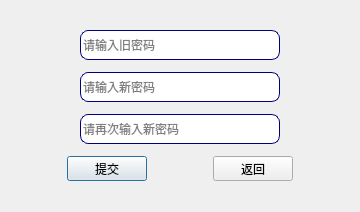
<?xml version="1.0" encoding="UTF-8"?>
<ui version="4.0">
 <class>ModifyPassword</class>
 <widget class="QDialog" name="ModifyPassword">
  <property name="geometry">
   <rect>
    <x>0</x>
    <y>0</y>
    <width>360</width>
    <height>212</height>
   </rect>
  </property>
  <property name="windowTitle">
   <string/>
  </property>
  <layout class="QVBoxLayout" name="verticalLayout">
   <item>
    <spacer name="verticalSpacer_2">
     <property name="orientation">
      <enum>Qt::Vertical</enum>
     </property>
     <property name="sizeHint" stdset="0">
      <size>
       <width>20</width>
       <height>40</height>
      </size>
     </property>
    </spacer>
   </item>
   <item>
    <layout class="QHBoxLayout" name="horizontalLayout_2">
     <property name="leftMargin">
      <number>3</number>
     </property>
     <property name="topMargin">
      <number>3</number>
     </property>
     <property name="rightMargin">
      <number>3</number>
     </property>
     <property name="bottomMargin">
      <number>3</number>
     </property>
     <item>
      <spacer name="horizontalSpacer_2">
       <property name="orientation">
        <enum>Qt::Horizontal</enum>
       </property>
       <property name="sizeHint" stdset="0">
        <size>
         <width>40</width>
         <height>20</height>
        </size>
       </property>
      </spacer>
     </item>
     <item>
      <widget class="QLineEdit" name="lineEdit">
       <property name="minimumSize">
        <size>
         <width>200</width>
         <height>30</height>
        </size>
       </property>
       <property name="maximumSize">
        <size>
         <width>200</width>
         <height>30</height>
        </size>
       </property>
       <property name="font">
        <font>
         <family>Arial</family>
        </font>
       </property>
       <property name="styleSheet">
        <string notr="true">border-radius:8px;
border-color: rgb(0, 0, 127);
border-width:1px;
border-style:solid;</string>
       </property>
       <property name="echoMode">
        <enum>QLineEdit::Password</enum>
       </property>
       <property name="placeholderText">
        <string>请输入旧密码</string>
       </property>
      </widget>
     </item>
     <item>
      <spacer name="horizontalSpacer">
       <property name="orientation">
        <enum>Qt::Horizontal</enum>
       </property>
       <property name="sizeHint" stdset="0">
        <size>
         <width>40</width>
         <height>20</height>
        </size>
       </property>
      </spacer>
     </item>
    </layout>
   </item>
   <item>
    <layout class="QHBoxLayout" name="horizontalLayout_3">
     <property name="leftMargin">
      <number>3</number>
     </property>
     <property name="topMargin">
      <number>3</number>
     </property>
     <property name="rightMargin">
      <number>3</number>
     </property>
     <property name="bottomMargin">
      <number>3</number>
     </property>
     <item>
      <spacer name="horizontalSpacer_4">
       <property name="orientation">
        <enum>Qt::Horizontal</enum>
       </property>
       <property name="sizeHint" stdset="0">
        <size>
         <width>40</width>
         <height>20</height>
        </size>
       </property>
      </spacer>
     </item>
     <item>
      <widget class="QLineEdit" name="lineEdit_2">
       <property name="minimumSize">
        <size>
         <width>200</width>
         <height>30</height>
        </size>
       </property>
       <property name="maximumSize">
        <size>
         <width>200</width>
         <height>30</height>
        </size>
       </property>
       <property name="font">
        <font>
         <family>Arial</family>
        </font>
       </property>
       <property name="styleSheet">
        <string notr="true">border-radius:8px;
border-color: rgb(0, 0, 127);
border-width:1px;
border-style:solid;</string>
       </property>
       <property name="echoMode">
        <enum>QLineEdit::Password</enum>
       </property>
       <property name="placeholderText">
        <string>请输入新密码</string>
       </property>
      </widget>
     </item>
     <item>
      <spacer name="horizontalSpacer_3">
       <property name="orientation">
        <enum>Qt::Horizontal</enum>
       </property>
       <property name="sizeHint" stdset="0">
        <size>
         <width>40</width>
         <height>20</height>
        </size>
       </property>
      </spacer>
     </item>
    </layout>
   </item>
   <item>
    <layout class="QHBoxLayout" name="horizontalLayout_4">
     <property name="leftMargin">
      <number>3</number>
     </property>
     <property name="topMargin">
      <number>3</number>
     </property>
     <property name="rightMargin">
      <number>3</number>
     </property>
     <property name="bottomMargin">
      <number>3</number>
     </property>
     <item>
      <spacer name="horizontalSpacer_6">
       <property name="orientation">
        <enum>Qt::Horizontal</enum>
       </property>
       <property name="sizeHint" stdset="0">
        <size>
         <width>40</width>
         <height>20</height>
        </size>
       </property>
      </spacer>
     </item>
     <item>
      <widget class="QLineEdit" name="lineEdit_3">
       <property name="minimumSize">
        <size>
         <width>200</width>
         <height>30</height>
        </size>
       </property>
       <property name="maximumSize">
        <size>
         <width>200</width>
         <height>30</height>
        </size>
       </property>
       <property name="font">
        <font>
         <family>Arial</family>
        </font>
       </property>
       <property name="styleSheet">
        <string notr="true">border-radius:8px;
border-color: rgb(0, 0, 127);
border-width:1px;
border-style:solid;</string>
       </property>
       <property name="echoMode">
        <enum>QLineEdit::Password</enum>
       </property>
       <property name="placeholderText">
        <string>请再次输入新密码</string>
       </property>
      </widget>
     </item>
     <item>
      <spacer name="horizontalSpacer_5">
       <property name="orientation">
        <enum>Qt::Horizontal</enum>
       </property>
       <property name="sizeHint" stdset="0">
        <size>
         <width>40</width>
         <height>20</height>
        </size>
       </property>
      </spacer>
     </item>
    </layout>
   </item>
   <item>
    <layout class="QHBoxLayout" name="horizontalLayout">
     <property name="leftMargin">
      <number>3</number>
     </property>
     <property name="topMargin">
      <number>3</number>
     </property>
     <property name="rightMargin">
      <number>3</number>
     </property>
     <property name="bottomMargin">
      <number>3</number>
     </property>
     <item>
      <spacer name="horizontalSpacer_9">
       <property name="orientation">
        <enum>Qt::Horizontal</enum>
       </property>
       <property name="sizeHint" stdset="0">
        <size>
         <width>40</width>
         <height>20</height>
        </size>
       </property>
      </spacer>
     </item>
     <item>
      <widget class="QPushButton" name="commitBtn">
       <property name="minimumSize">
        <size>
         <width>80</width>
         <height>25</height>
        </size>
       </property>
       <property name="maximumSize">
        <size>
         <width>80</width>
         <height>25</height>
        </size>
       </property>
       <property name="text">
        <string>提交</string>
       </property>
      </widget>
     </item>
     <item>
      <spacer name="horizontalSpacer_8">
       <property name="orientation">
        <enum>Qt::Horizontal</enum>
       </property>
       <property name="sizeType">
        <enum>QSizePolicy::Fixed</enum>
       </property>
       <property name="sizeHint" stdset="0">
        <size>
         <width>60</width>
         <height>20</height>
        </size>
       </property>
      </spacer>
     </item>
     <item>
      <widget class="QPushButton" name="returnBtn">
       <property name="minimumSize">
        <size>
         <width>80</width>
         <height>25</height>
        </size>
       </property>
       <property name="maximumSize">
        <size>
         <width>80</width>
         <height>25</height>
        </size>
       </property>
       <property name="text">
        <string>返回</string>
       </property>
      </widget>
     </item>
     <item>
      <spacer name="horizontalSpacer_7">
       <property name="orientation">
        <enum>Qt::Horizontal</enum>
       </property>
       <property name="sizeHint" stdset="0">
        <size>
         <width>40</width>
         <height>20</height>
        </size>
       </property>
      </spacer>
     </item>
    </layout>
   </item>
   <item>
    <spacer name="verticalSpacer">
     <property name="orientation">
      <enum>Qt::Vertical</enum>
     </property>
     <property name="sizeHint" stdset="0">
      <size>
       <width>20</width>
       <height>40</height>
      </size>
     </property>
    </spacer>
   </item>
  </layout>
 </widget>
 <resources/>
 <connections/>
</ui>
